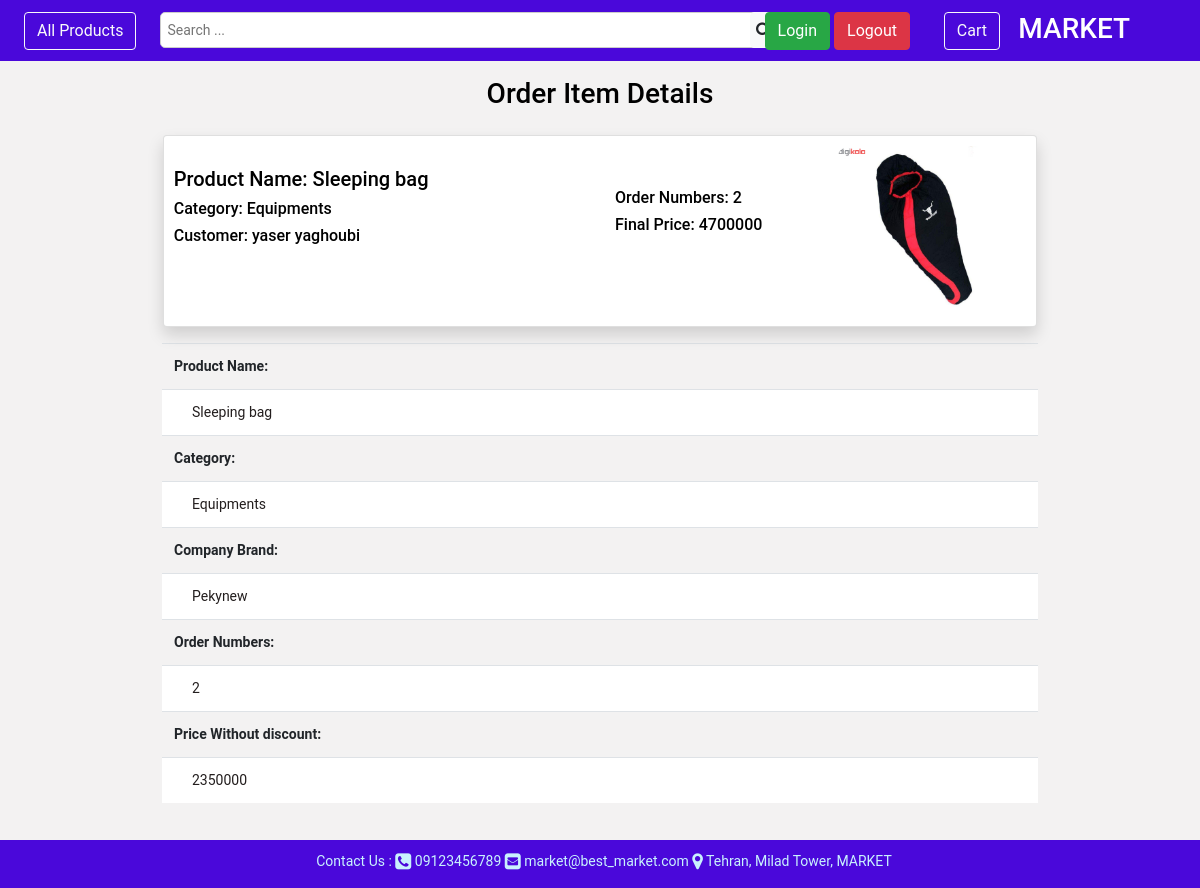
/order/order_item/2, run on an earlier commit of the app's database.
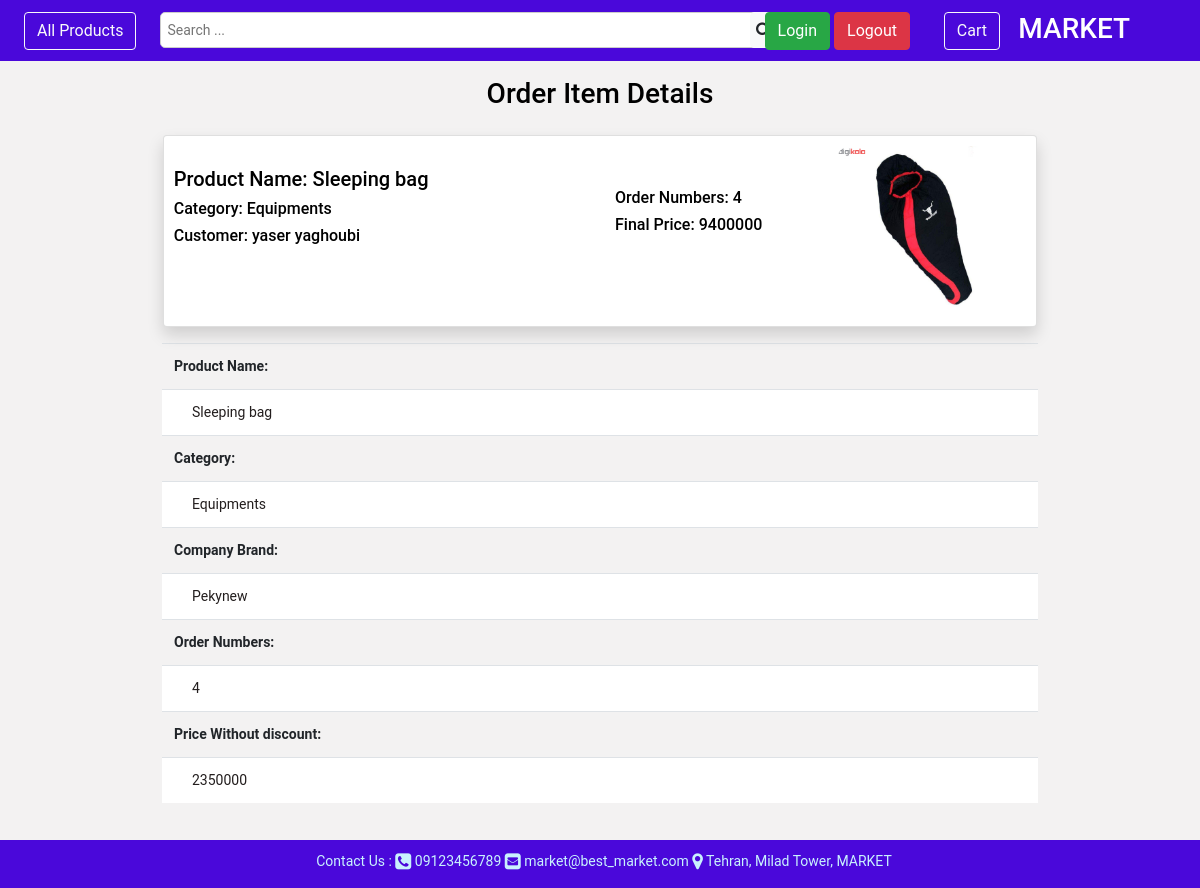
And on a later commit of the database.
### order/models.py (models this page shows, shortened)
class OrderItem(BaseModel):
    product = models.ForeignKey(Product, verbose_name=_('selected product'),
                                help_text=_('select product for add to your Cart'), on_delete=models.PROTECT,
                                null=False, blank=False)
    product_number = models.IntegerField(verbose_name=_('numbers'), help_text=_('specify number of selected product'),
                                         null=False, blank=False, default=1)
    cart = models.ForeignKey(Cart, verbose_name=_('cart'), help_text=_('specify cart'), null=True, blank=True,
                             on_delete=models.PROTECT, related_name='cart_orderitems',
                             related_query_name='customer_cart_orderitems')
    def check_inventory(self):
        if self.product_number >= 1:
            if self.product.inventory_status() == 'Available':
                if self.product_number <= self.product.inventory:
                    return True
                else:
                    return _('Inventory shortage for this numbers!')
            else:
                return _('This product is unavailable!')
        else:
            return _('This number is incorrect!')
    def calculate_order_item_price(self):
        checking = self.check_inventory()
        if checking:
            order_item_price = self.product_number * self.product.calculate_final_price()
            return order_item_price
        else:
            return checking

class Cart(BaseModel):
    customer = models.ForeignKey(Customer, verbose_name=_('customer'),
                                 help_text=_('specify owner customer for cart'),
                                 null=True, blank=True, on_delete=models.PROTECT)
    status = models.CharField(verbose_name=_('cart status'), help_text=_('display cart status'), max_length=20,
                              blank=False, null=False, choices=[('WA', _('waiting')), ('PD', _('paid'))],
                              default='WA')
    final_price = models.FloatField(verbose_name=_('final price'), help_text=_('final cart price'),
                                    null=True, blank=True)
    order_status = models.CharField(verbose_name=_('customer order status'), help_text=_('display status of order'),
                                    blank=False, null=False, choices=[('NW', _('new')), ('IP', _('in process')),
                                                                      ('SN', _('send'))], default='NW', max_length=20)
    order_address = models.ForeignKey(Address, verbose_name=_('customer address'),
                                      help_text=_('specify address for send order'),
                                      null=True, blank=True, on_delete=models.PROTECT)

### product/models.py (models this page shows, shortened)
class Product(BaseModel):
    name = models.CharField(verbose_name=_('english name'), max_length=50, help_text=_('enter name in english'),
                            null=False, blank=False)
    name_fa = models.CharField(verbose_name=_('farsi name'), max_length=50, help_text=_('enter name in farsi'),
                               null=False, blank=False)
    company_brand = models.CharField(verbose_name=_('english company brand'), max_length=30,
                                     help_text='enter company brand name in english', null=False, blank=False)
    company_brand_fa = models.CharField(verbose_name=_('farsi company brand'), max_length=30,
                                        help_text='enter company brand name in farsi', null=False, blank=False)
    category = models.ForeignKey(Category, verbose_name=_('category'), help_text=_('specify category'),
                                 on_delete=models.RESTRICT, null=False, blank=False)
    discount = models.ForeignKey(Discount, verbose_name=_('discount'), help_text=_('specify discount'),
                                 null=False, blank=False, on_delete=models.SET(0))
    price = models.IntegerField(verbose_name=_('price'), help_text=_('enter price'), null=False, blank=False)
    inventory = models.IntegerField(verbose_name=_('inventory'), help_text=_('specify product inventory'),
                                    null=False, blank=False)
    image = models.FileField(verbose_name=_('product image'), help_text=_('upload image of product'), null=True,
                             blank=True, upload_to='product/images/')
    specifications = models.CharField(verbose_name=_('english product specifications'), null=True, blank=True,
                                      help_text=_('enter product specifications in english'), max_length=100)
    specifications_fa = models.CharField(verbose_name=_('farsi product specifications'), null=True, blank=True,
                                         help_text=_('enter product specifications in farsi'), max_length=100)
    def calculate_final_price(self):
        final_price = self.price
        return final_price
    def inventory_status(self):
        if self.inventory > 0:
            status = _('Available')
        else:
            status = _('Unavailable')
        return status

class Category(BaseModel):
    name = models.CharField(verbose_name=_('english name'), max_length=30, help_text=_('enter name in english'),
                            null=False, blank=False)
    name_fa = models.CharField(verbose_name=_('farsi name'), max_length=30, help_text=_('enter name in farsi'),
                               null=False, blank=False)
    ref_category = models.ForeignKey('self', verbose_name=_('parent category'), help_text=_('specify parent category'),
                                     null=True, blank=True, on_delete=models.SET_NULL)
    image = models.FileField(verbose_name=_('category image'), help_text=_('upload image of category'), null=True,
                             blank=True, upload_to='product/category/images/')
    level = models.IntegerField(verbose_name=_('category level'), help_text=_('specify level of self relation'),
                                null=True, blank=True, default=0, editable=False)

class Discount(BaseModel):
    type = models.CharField(verbose_name=_('discount type'), help_text=_('specify type of discount'), null=False,
                            blank=False, choices=[('%', _('percent')), ('$', _('cash'))], max_length=15)
    value = models.IntegerField(verbose_name=_('discount value'), help_text=_('specify discount value'), null=True,
                                blank=True, default=0)
    max_value = models.IntegerField(verbose_name=_('maximum value'), help_text=_('specify maximum value'),
                                    null=True, blank=True)
    start_time = models.DateField(verbose_name=_('discount start time'),
                                  help_text=_('specify start time'), null=False, blank=False)
    expire_time = models.DateField(verbose_name=_('discount expire time'),
                                   help_text=_('specify expire time'), null=False, blank=False)
    def specify_discount_status(self):
        if datetime.now().date() > self.expire_time:
            status = 'Expired'
        elif datetime.now().date() < self.start_time:
            status = 'Waiting'
        else:
            status = 'Active'
        return status

### core/models.py (models this page shows, shortened)
class User(AbstractUser):
    USERNAME_FIELD = 'phone'
    phone = models.CharField(verbose_name=_('phone'), help_text=_('enter phone number'), max_length=11, unique=True,
                             null=False, blank=False)
    deleted = models.BooleanField(default=False)
    create_timestamp = models.DateTimeField(auto_now_add=True)
    modify_timestamp = models.DateTimeField(auto_now=True)
    delete_timestamp = models.DateTimeField(default=None, null=True, blank=True, editable=False)
    objects = MyUserManager()

### order/views.py (the view)
# urls.py: path('order_item/<int:pk>', OrderItemDetailView.as_view(), name='order_item_detail'),
class OrderItemDetailView(generic.DetailView):
    template_name = 'order/order_item_detail.html'
    model = OrderItem
    context_object_name = 'order_item_detail'

### core/models.py (called while the page is built)
    def get_queryset(self):
        return super().get_queryset().filter(deleted=False)

### customer/models.py (called while the page is built)
    def __str__(self):
        return f'{self.first_name} {self.last_name}'

### templates/order/order_item_detail.html (shortened to what this page needs)
{% extends "base.html" %}
{% load i18n %}
{% load static %}
{% block content %}
    <div id="content-main" class="container-fluid text-center p-3">
    <h3>{% translate 'Order Item Details' %}</h3>
        <div id="order_item-overview" class="row p-3">
            <div class="card order_item_card_view text-left m-auto shadow" style="width: 75%;
                padding: 10px; background-color: white; max-height: 200px">
                <div class="row">
                    <div class="col-6">
                        <br>
                        <h5>{% translate 'Product Name:' %} {{ order_item_detail.product.name }}</h5>
                        <h6>{% translate 'Category:' %} {{ order_item_detail.product.category.name }}</h6>
                        <h6>{% translate 'Customer:' %} {{ order_item_detail.cart.customer }}</h6>
                    </div>
                    <div class="col-3">
                        <br><br>
                        <h6>{% translate 'Order Numbers:' %} {{ order_item_detail.product_number }}</h6>
                        <h6>{% translate 'Final Price:' %} {{ order_item_detail.calculate_order_item_price }}</h6>
                    </div>
                    <div class="col-3">
                        <a href="/product/{{ order_item_detail.product.id }}"><img
                                src="/static/{{ order_item_detail.product.image }}"
                                alt="product image" height="170px"
                                style="border-radius: 15px; "></a>
                    </div>
                </div>
            </div>
        </div>
        <table id="order_item-detail" class="table text-left w-75 m-auto">
            <tr>
                <th>
                    {% translate 'Product Name:' %}
                </th>
            </tr>
            <tr>
                <td style="padding-left: 30px; color: #231e1e; background: white">{{ order_item_detail.product.name }}</td>
            </tr>
            <tr>
                <th>
                    {% translate 'Category:' %}
                </th>
            </tr>
            <tr>
                <td style="padding-left: 30px; color: #231e1e; background: white">{{ order_item_detail.product.category.name }}</td>
            </tr>
            <tr>
                <th>
                    {% translate 'Company Brand:' %}
                </th>
            </tr>
            <tr>
                <td style="padding-left: 30px; color: #231e1e; background: white">{{ order_item_detail.product.company_brand }}</td>
            </tr>
            <tr>
                <th>
                    {% translate 'Order Numbers:' %}
                </th>
            </tr>
            <tr>
                <td style="padding-left: 30px; color: #231e1e; background: white">{{ order_item_detail.product_number }}</td>
            </tr>
            <tr>
                <th>
                    {% translate 'Price Without discount:' %}
                </th>
            </tr>
            <tr>
                <td style="padding-left: 30px; color: #231e1e; background: white">{{ order_item_detail.product.price }}</td>
            </tr>
        </table>
        <br>
    </div>
{% endblock %}

### templates/base.html (shortened to what this page needs)
{% load i18n %}
{% load static %}<!DOCTYPE html>
{% get_current_language as LANGUAGE_CODE %}{% get_current_language_bidi as LANGUAGE_BIDI %}
<html lang="{{ LANGUAGE_CODE|default:"en-us" }}" dir="{{ LANGUAGE_BIDI|yesno:'rtl,ltr,auto' }}">
<head>
    <link rel="stylesheet" href="{% static 'shared/css/bootstrap.min.css' %}">
    {% block stylesheet %}
        <link rel="stylesheet" href="{% static 'shared/css/base.css' %}">
    {% endblock %}
    <link href="https://maxcdn.bootstrapcdn.com/bootstrap/4.5.2/css/bootstrap.min.css" rel="stylesheet">
    <link rel="stylesheet" href="https://cdnjs.cloudflare.com/ajax/libs/font-awesome/4.7.0/css/font-awesome.min.css">
</head>
{% load i18n %}
<body>
<div id="header" class="container-fluid p-0 m-0 pt-2">
    <div id="topnav" class="header p-1 m-auto">
        <div id="siteheader" class="row" style="height: 45px">
            <div id="products" style="position: absolute; left: 1.5rem">
                <a href="{% url 'product:product_index' %}"><button class="btn btn-outline-light">
                    {% translate 'All Products' %}</button></a>
            </div>
            <div class="search-container">
                <form action="">
                    <input type="text" placeholder="{% translate 'Search ...' %}" name="search"
                           style="position: fixed; left: 160px; padding: 6.5px; border-radius: 5px" ; size="70px">
                    <button type="submit" class="btn btn-light" style="position: fixed; left: 750px; padding: 5px"><i
                            class="fa fa-search"></i></button>
                </form>
            </div>
            <div id="user-tools">
                <a href="/customer/login/"><button class="btn btn-success"
                        style="position: fixed; right: 370px">{% translate 'Login' %}</button></a>
                <a href="/customer/logout/"><button class="btn btn-danger"
                        style="position: fixed; right: 290px">{% translate 'Logout' %}</button></a>
            </div>
            <div id="cart">
                <a href="/order/cart/"> <button class="btn btn-outline-light" style="position: fixed; right: 200px">{% translate 'Cart' %}</button></a>
            </div>
            <div id="branding" style="position: absolute; right:70px">{% block branding %}
                <a href="/product/"><h3 class="text-white">{% translate 'MARKET' %}</h3></a>{% endblock %}</div>
        </div>
    </div>
</div>
<div id="content">
    {% block content %}
    {% endblock %}
</div>
<div id="footer" class="container-fluid text-center">
    {% block footer %}
        <div class="container-fluid">
            <div class="row">
                <div class="col-12">
                    <p style=" padding-left: 0.5rem; padding-top: 0.7rem">Contact Us : <i
                            class="fa fa-phone-square fa-lg"> </i> 09123456789 <i
                            class="fa fa-envelope-square fa-lg"> </i> market@best_market.com <i
                            class="fa fa-map-marker fa-lg"> </i> Tehran, Milad Tower, MARKET </p>
                </div>
            </div>
        </div>
    {% endblock %}
</div>
</body>
</html>

### static/shared/css/base.css (style rules this page uses)
html, body { height: 100%; }
body { margin: auto; padding: 10px; font-size: 14px; font-family: "Roboto","Lucida Grande","DejaVu Sans","Bitstream Vera Sans",Verdana,Arial,sans-serif; color: black; background: lightsteelblue; }
#header { position: sticky; top: 0; z-index: 1; width: 100%; display: flex; justify-content: space-between; padding: 5px 5px; background-color: #a10212; color: white; }

### templates/base.html (style rules this page uses)
html, body { height: 100%; }
body { margin: 0; padding: 0; font-size: 14px; font-family: "Roboto", "Lucida Grande", "DejaVu Sans", "Bitstream Vera Sans", Verdana, Arial, sans-serif; color: black; background: #f3f2f2; }
#header { position: sticky; top: 0; z-index: 1; width: 100%; height: auto; display: flex; justify-content: space-between; padding: 5px 5px; background-color: rgb(74, 8, 218); color: white; }
#header input[type=text] { border: 1px solid #ccc; }
#footer { position: relative; bottom: 0; width: 100%; display: flex; color: #c9f2fe; background-color: rgb(74, 8, 218); min-height: 1rem; }

What changed in the data, as far as the page shows it:
changed OrderItem "Sleeping bag": product_number "2" → "4"; calculate_order_item_price "4700000" → "9400000"
